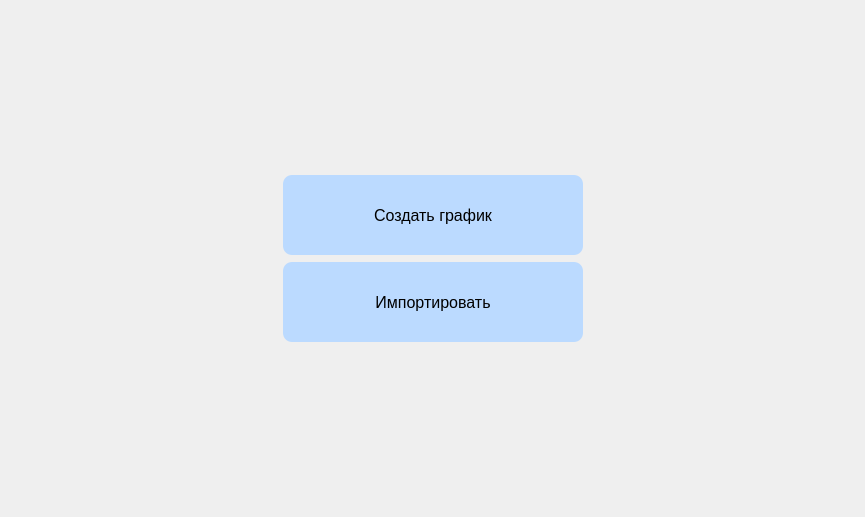
<?xml version="1.0" encoding="UTF-8"?>
<ui version="4.0">
 <class>MainWindow</class>
 <widget class="QMainWindow" name="MainWindow">
  <property name="geometry">
   <rect>
    <x>0</x>
    <y>0</y>
    <width>865</width>
    <height>517</height>
   </rect>
  </property>
  <property name="minimumSize">
   <size>
    <width>700</width>
    <height>500</height>
   </size>
  </property>
  <property name="windowTitle">
   <string>MainWindow</string>
  </property>
  <property name="iconSize">
   <size>
    <width>0</width>
    <height>0</height>
   </size>
  </property>
  <widget class="QWidget" name="centralwidget">
   <layout class="QGridLayout" name="gridLayout">
    <property name="leftMargin">
     <number>0</number>
    </property>
    <property name="rightMargin">
     <number>0</number>
    </property>
    <property name="verticalSpacing">
     <number>7</number>
    </property>
    <item row="4" column="1">
     <widget class="QPushButton" name="import_2">
      <property name="sizePolicy">
       <sizepolicy hsizetype="Expanding" vsizetype="Maximum">
        <horstretch>0</horstretch>
        <verstretch>0</verstretch>
       </sizepolicy>
      </property>
      <property name="minimumSize">
       <size>
        <width>300</width>
        <height>80</height>
       </size>
      </property>
      <property name="font">
       <font>
        <family>Tahoma</family>
        <pointsize>12</pointsize>
       </font>
      </property>
      <property name="styleSheet">
       <string notr="true">QPushButton
{
	border-radius: 9px;
	background-color: rgb(187, 218, 255);
}</string>
      </property>
      <property name="text">
       <string>Импортировать</string>
      </property>
     </widget>
    </item>
    <item row="0" column="1">
     <spacer name="indent_Above">
      <property name="orientation">
       <enum>Qt::Vertical</enum>
      </property>
      <property name="sizeType">
       <enum>QSizePolicy::Expanding</enum>
      </property>
      <property name="sizeHint" stdset="0">
       <size>
        <width>20</width>
        <height>40</height>
       </size>
      </property>
     </spacer>
    </item>
    <item row="3" column="1">
     <widget class="QPushButton" name="create_new_graph">
      <property name="sizePolicy">
       <sizepolicy hsizetype="Expanding" vsizetype="Maximum">
        <horstretch>0</horstretch>
        <verstretch>0</verstretch>
       </sizepolicy>
      </property>
      <property name="minimumSize">
       <size>
        <width>300</width>
        <height>80</height>
       </size>
      </property>
      <property name="font">
       <font>
        <family>Tahoma</family>
        <pointsize>12</pointsize>
       </font>
      </property>
      <property name="styleSheet">
       <string notr="true">QPushButton
{
	border-radius: 9px;
	background-color: rgb(187, 218, 255);
}</string>
      </property>
      <property name="text">
       <string>Создать график</string>
      </property>
     </widget>
    </item>
    <item row="5" column="1">
     <spacer name="indent_Below">
      <property name="orientation">
       <enum>Qt::Vertical</enum>
      </property>
      <property name="sizeType">
       <enum>QSizePolicy::Expanding</enum>
      </property>
      <property name="sizeHint" stdset="0">
       <size>
        <width>20</width>
        <height>40</height>
       </size>
      </property>
     </spacer>
    </item>
    <item row="3" column="2">
     <spacer name="indent_Right">
      <property name="orientation">
       <enum>Qt::Horizontal</enum>
      </property>
      <property name="sizeType">
       <enum>QSizePolicy::Expanding</enum>
      </property>
      <property name="sizeHint" stdset="0">
       <size>
        <width>68</width>
        <height>55</height>
       </size>
      </property>
     </spacer>
    </item>
    <item row="4" column="0">
     <spacer name="indent_Left">
      <property name="orientation">
       <enum>Qt::Horizontal</enum>
      </property>
      <property name="sizeType">
       <enum>QSizePolicy::Expanding</enum>
      </property>
      <property name="sizeHint" stdset="0">
       <size>
        <width>40</width>
        <height>20</height>
       </size>
      </property>
     </spacer>
    </item>
   </layout>
  </widget>
 </widget>
 <resources/>
 <connections/>
</ui>
